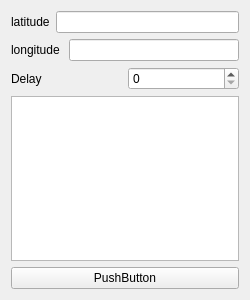
<?xml version="1.0" encoding="UTF-8"?>
<ui version="4.0">
 <class>Form</class>
 <widget class="QWidget" name="Form">
  <property name="geometry">
   <rect>
    <x>0</x>
    <y>0</y>
    <width>250</width>
    <height>300</height>
   </rect>
  </property>
  <property name="maximumSize">
   <size>
    <width>300</width>
    <height>350</height>
   </size>
  </property>
  <property name="windowTitle">
   <string>Form</string>
  </property>
  <layout class="QHBoxLayout" name="horizontalLayout_4">
   <item>
    <layout class="QVBoxLayout" name="verticalLayout">
     <item>
      <layout class="QHBoxLayout" name="horizontalLayout_2">
       <item>
        <widget class="QLabel" name="label">
         <property name="text">
          <string>latitude</string>
         </property>
        </widget>
       </item>
       <item>
        <widget class="QLineEdit" name="lineEditlat">
         <property name="text">
          <string/>
         </property>
        </widget>
       </item>
      </layout>
     </item>
     <item>
      <layout class="QHBoxLayout" name="horizontalLayout_3">
       <item>
        <widget class="QLabel" name="label_2">
         <property name="text">
          <string>longitude </string>
         </property>
        </widget>
       </item>
       <item>
        <widget class="QLineEdit" name="lineEditlong"/>
       </item>
      </layout>
     </item>
     <item>
      <layout class="QHBoxLayout" name="horizontalLayout">
       <item>
        <widget class="QLabel" name="label_3">
         <property name="text">
          <string>Delay</string>
         </property>
        </widget>
       </item>
       <item>
        <widget class="QSpinBox" name="spinBox"/>
       </item>
      </layout>
     </item>
     <item>
      <widget class="QPlainTextEdit" name="plainTextEdit"/>
     </item>
     <item>
      <widget class="QPushButton" name="pushButton">
       <property name="text">
        <string>PushButton</string>
       </property>
      </widget>
     </item>
    </layout>
   </item>
  </layout>
 </widget>
 <resources/>
 <connections/>
</ui>
